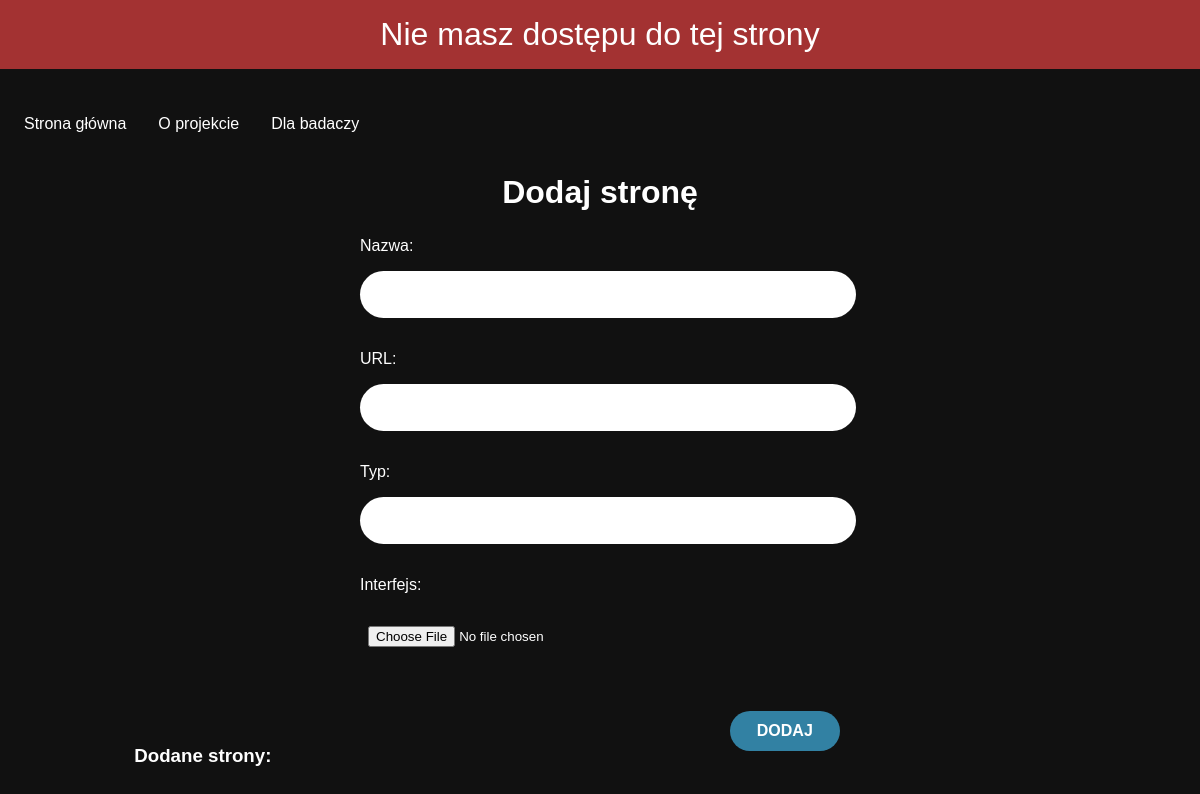
Before: /site/add with the older database file.
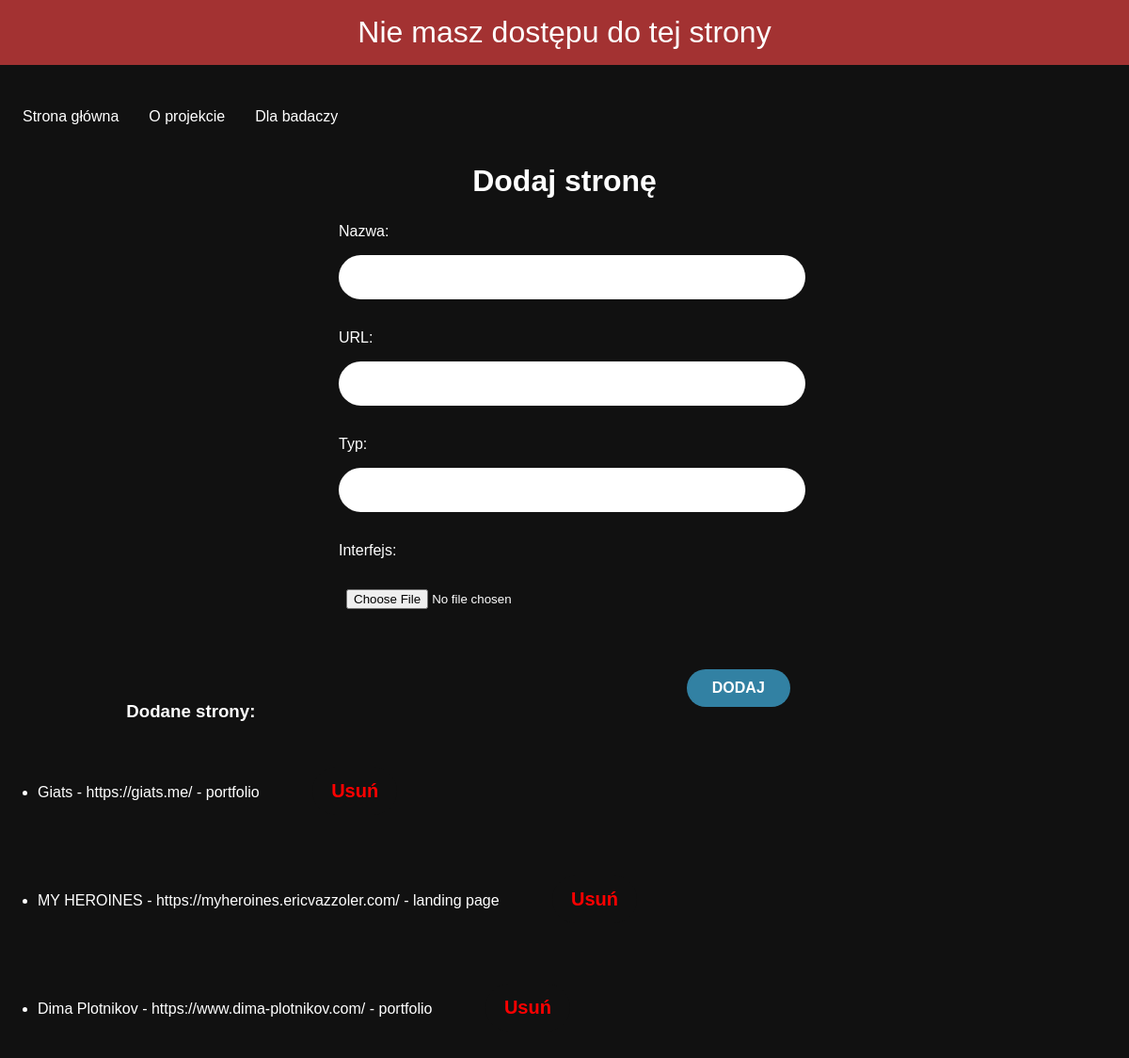
After: the same page with the newer database file.
### app.py (models this page shows, shortened)
class Site(db.Model):
    id = db.Column(db.Integer, primary_key=True)
    name = db.Column(db.String(200), nullable=False)
    url = db.Column(db.String(200), nullable=False, unique=True)
    type = db.Column(db.String(200), nullable=False)
    picture = db.Column(db.String(200), nullable=True)

### app.py (the view, shortened to what this page needs)
@app.route('/site/add', methods=['GET', 'POST'])
def add_site():
    if is_not_logged():
        return redirect(url_for('index'))
    form = SiteForm()
    our_sites = Site.query.order_by(Site.id)
    return render_template("add_site.html", form=form, our_sites=our_sites)

### app.py
class SiteForm(FlaskForm):
    name = StringField("Nazwa: ", validators=[DataRequired()])
    url = StringField("URL: ", validators=[DataRequired()])
    type = StringField("Typ: ", validators=[DataRequired()])
    picture = FileField("Interfejs: ")
    submit = SubmitField("DODAJ")

### app.py (called while the page is built)
def is_not_logged():
    if 'logged' not in session or session['logged']==False:
        flash('Nie masz dostępu do tej strony')

### templates/add_site.html (shortened to what this page needs)
{% extends 'base.html' %}
{% block body %}
<h2>Dodaj stronę</h2>
<form action="/site/add" method="POST" enctype="multipart/form-data" class="site-form">
        {{ form.name.label(class="form-label")}}
        {{ form.name(class="form-control") }}
        {{ form.url.label(class="form-label") }}
        {{ form.url(class="form-control") }}
        {{ form.type.label(class="form-label") }}
        {{ form.type(class="form-control") }}
        {{ form.picture.label(class="form-label") }}
        {{ form.picture(class="form-control") }}
    {{ form.submit(class="btn btn-primary") }}
    <br>
</form>
<h3>Dodane strony:</h3>
<ul>
{% for our_site in our_sites %}
    <li>{{ our_site.name }} - {{ our_site.url }} - {{ our_site.type }}
        <form action="{{ url_for('delete_site', site_url=our_site.url) }}" method="post" style="display:inline;">
            <button type="submit" class="btn-delete">Usuń</button>
        </form>
    </li>
{% endfor %}
</ul>
{% endblock %}

Changed rows visible on the page:
added Site: name "Giats", url "https://giats.me/", type "portfolio"
added Site: name "MY HEROINES", url "https://myheroines.ericvazzoler.com/", type "landing page"
added Site: name "Dima Plotnikov", url "https://www.dima-plotnikov.com/", type "portfolio"
